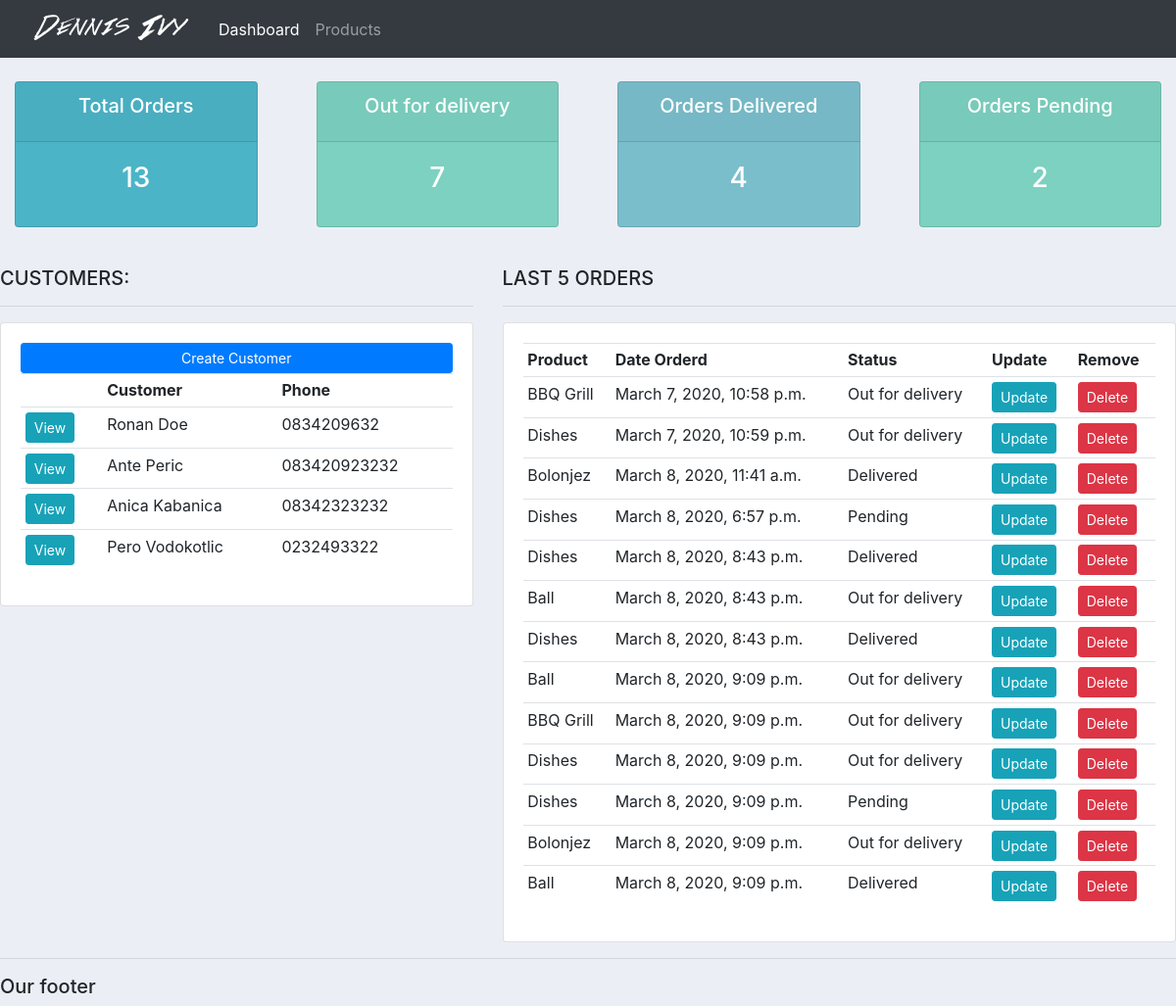
The page / on the database its author committed.
### accounts/models.py (models this page shows, shortened)
class Customer(models.Model):
	name = models.CharField(max_length=200, null=True)
	phone = models.CharField(max_length=200, null=True)
	email = models.CharField(max_length=200, null=True)
	data_created = models.DateTimeField(auto_now_add=True)

class Order(models.Model):
	STATUS = (
		('Pending', 'Pending'),
		('Out for delivery','Out for delivery'),
		('Delivered', 'Delivered'),
		)
	customer = models.ForeignKey(Customer, null = True, on_delete = models.SET_NULL)
	product = models.ForeignKey(Product, null = True, on_delete = models.SET_NULL)
	date_created = models.DateTimeField(auto_now_add=True)
	status = models.CharField(max_length=200, null=True, choices = STATUS)
	note = models.CharField(max_length=1000, null=True)

class Product(models.Model):
	CATEGORY = (
		('Indoor','Indoor'),
		('Out door','Out door'),
		)
	name = models.CharField(max_length=200, null=True)
	price = models.FloatField(null=True)
	category = models.CharField(max_length=200, null=True, choices = CATEGORY)
	description = models.CharField(max_length=200, null=True, blank = True)
	date_created = models.DateTimeField(auto_now_add=True)
	tags = models.ManyToManyField(Tag)
	def __str__(self):
		return self.name

### accounts/views.py (the view)
# urls.py: path('', views.home, name = "home"),
def home(request):
	orders = Order.objects.all()
	customers = Customer.objects.all()
	total_customers = customers.count()
	total_orders = orders.count()
	out_for_delivery = orders.filter(status = 'Out for delivery').count()
	delivered = orders.filter(status = "Delivered").count()
	pending = orders.filter(status = "Pending").count()
	context = {'orders':orders,'customers':customers,'total_customers':total_customers,
	'total_orders':total_orders,'delivered':delivered,'pending':pending, 'out_for_delivery':out_for_delivery}
	return render(request, 'accounts/dashboard.html', context)

### accounts/templates/accounts/dashboard.html
{%  extends 'accounts/main.html' %}
{% block content %}
{%  include 'accounts/status.html' %}
<br>
<div class="row">
	<div class="col-md-5">
		<h5>CUSTOMERS:</h5>
		<hr>
		<div class="card card-body">
			<a class="btn btn-primary  btn-sm btn-block" href="">Create Customer</a>
			<table class="table table-sm">
				<tr>
					<th></th>
					<th>Customer</th>
					<th>Phone</th>
				</tr>
				{% for customer in customers %}
					<tr>
						<td><a class = 'btn btn-sm btn-info' href="{% url 'customer' customer.id %}">View</a></td>
						<td>{{customer.name}}</td>
						<td>{{customer.phone}}</td>
					</tr>
				{% endfor %}
			</table>
		</div>
	</div>
	<div class="col-md-7">
		<h5>LAST 5 ORDERS</h5>
		<hr>
		<div class="card card-body">
			<table class="table table-sm">
				<tr>
					<th>Product</th>
					<th>Date Orderd</th>
					<th>Status</th>
					<th>Update</th>
					<th>Remove</th>
				</tr>
				{% for order in orders %}
					<tr>
						<td>{{order.product}}</td>
						<td>{{order.date_created}}</td>
						<td>{{order.status}}</td>
						<td><a class = 'btn btn-sm btn-info' href="{% url 'update_order' order.id %}">Update</a></td>
						<td><a class = 'btn btn-sm btn-danger' href="{% url 'delete_order' order.id %}">Delete</a></td>
					</tr>
				{% endfor %}
			</table>
		</div>
	</div>
</div>
{% endblock %}

### accounts/templates/accounts/main.html (shortened to what this page needs)
{% load static %}
<!DOCTYPE html>
<html>
<head>
	<link rel="stylesheet" href="https://maxcdn.bootstrapcdn.com/bootstrap/4.0.0/css/bootstrap.min.css"crossorigin="anonymous">
	<link rel="stylesheet" type="text/css" href="{% static '/css/main.css' %}">
</head>
<body>
	{% include 'accounts/navbar.html' %}
	{% block content %}
	{% endblock %}
	<hr>
	<h5>Our footer</h5>
</body>
</html>

### accounts/templates/accounts/navbar.html (shortened to what this page needs)
 {% load static %}
 <nav class="navbar navbar-expand-lg navbar-dark bg-dark">
  <img src="{% static 'images/logo.png' %}">
  <div class="collapse navbar-collapse" id="navbarNav">
    <ul class="navbar-nav">
      <li class="nav-item active">
        <a class="nav-link" href="{% url 'home' %}">Dashboard</a>
      </li>
      <li class="nav-item">
        <a class="nav-link" href="{% url 'products' %}">Products</a>
      </li>
    </ul>
  </div>
</nav>

### accounts/templates/accounts/status.html
<br>
<div class="row">
	<div class="col">
		<div class="col-md">
			<div class="card text-center text-white  mb-3" id="total-orders">
			  	<div class="card-header">
			  		<h5 class="card-title">Total Orders</h5>
			  	</div>
			  	<div class="card-body">
			    	<h3 class="card-title">{{total_orders}}</h3>
			  	</div>
			</div>
		</div>
	</div>
	<div class="col">
		<div class="col-md">
			<div class="card text-center text-white  mb-3" id="orders-pending">
			  	<div class="card-header">
			  		<h5 class="card-title">Out for delivery</h5>
			  	</div>
			  	<div class="card-body">
			    	<h3 class="card-title">{{out_for_delivery}}</h3>
			  	</div>
			</div>
		</div>
	</div>
	<div class="col">
		<div class="col-md">
			<div class="card text-center text-white  mb-3" id="orders-delivered">
			  	<div class="card-header">
			  		<h5 class="card-title">Orders Delivered</h5>
			  	</div>
			  	<div class="card-body">
			    	<h3 class="card-title">{{delivered}}</h3>
			  	</div>
			</div>
		</div>
	</div>
	<div class="col">
		<div class="col-md">
			<div class="card text-center text-white  mb-3" id="orders-pending">
			  	<div class="card-header">
			  		<h5 class="card-title">Orders Pending</h5>
			  	</div>
			  	<div class="card-body">
			    	<h3 class="card-title">{{pending}}</h3>
			  	</div>
			</div>
		</div>
	</div>
</div>

### static/css/main.css (style rules this page uses)
body { background-color: #ebeff5; }
#total-orders { background-color: #4cb4c7; }
#orders-delivered { background-color: #7abecc; }
#orders-pending { background-color: #7CD1C0; }

### rows shown on the page
Customer: name "Ronan Doe", phone "0834209632"
Customer: name "Ante Peric", phone "083420923232"
Customer: name "Anica Kabanica", phone "08342323232"
Customer: name "Pero Vodokotlic", phone "0232493322"
Order: product "BBQ Grill", date_created "March 7, 2020, 10:58 p.m.", status "Out for delivery"
Order: product "Dishes", date_created "March 7, 2020, 10:59 p.m.", status "Out for delivery"
Order: product "Bolonjez", date_created "March 8, 2020, 11:41 a.m.", status "Delivered"
Order: product "Dishes", date_created "March 8, 2020, 6:57 p.m.", status "Pending"
Order: product "Dishes", date_created "March 8, 2020, 8:43 p.m.", status "Delivered"
Order: product "Ball", date_created "March 8, 2020, 8:43 p.m.", status "Out for delivery"
Order: product "Dishes", date_created "March 8, 2020, 8:43 p.m.", status "Delivered"
Order: product "Ball", date_created "March 8, 2020, 9:09 p.m.", status "Out for delivery"
Order: product "BBQ Grill", date_created "March 8, 2020, 9:09 p.m.", status "Out for delivery"
Order: product "Dishes", date_created "March 8, 2020, 9:09 p.m.", status "Out for delivery"
Order: product "Dishes", date_created "March 8, 2020, 9:09 p.m.", status "Pending"
Order: product "Bolonjez", date_created "March 8, 2020, 9:09 p.m.", status "Out for delivery"
Order: product "Ball", date_created "March 8, 2020, 9:09 p.m.", status "Delivered"

### other values the page prints
{{ total_orders }} "13"
{{ out_for_delivery }} "7"
{{ delivered }} "4"
{{ pending }} "2"
